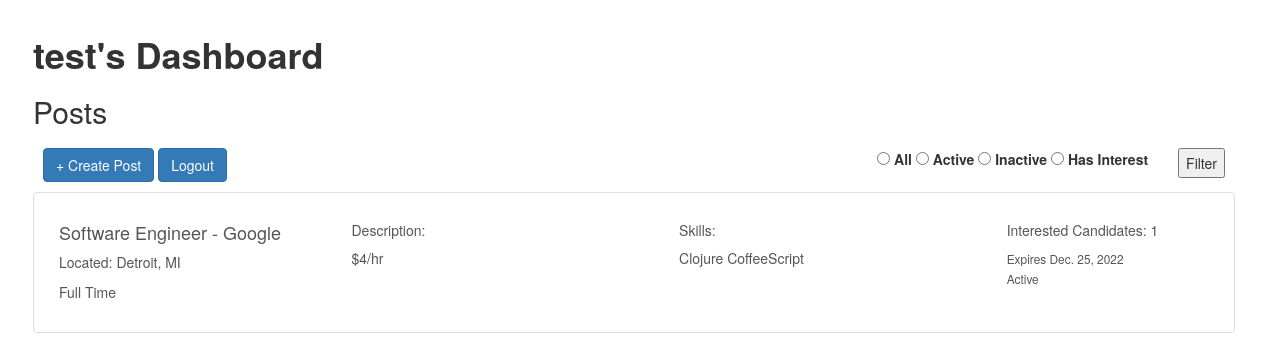
/recruiter/homepage/ (signed in), run on an earlier commit of the app's database.
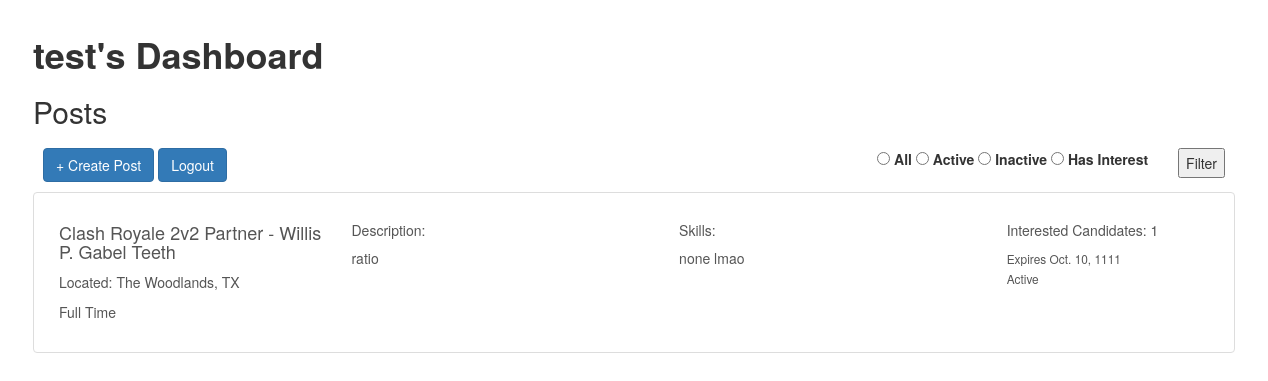
And on a later commit of the database.
### recruiter/models.py (models this page shows, shortened)
class RecruiterProfile(models.Model):
    user = models.OneToOneField(
        settings.AUTH_USER_MODEL, on_delete=models.DO_NOTHING)
    name = models.CharField('Name', max_length=200)
    zip_code = models.IntegerField('Zip Code')
    company = models.CharField('Company', max_length=200)

class JobPost(models.Model):
    recruiter = models.ForeignKey(RecruiterProfile, on_delete=models.CASCADE)
    pos_title = models.CharField("Position Title", max_length=200)
    type = models.CharField("Type", max_length=200)
    location = models.CharField("Location", max_length=200)
    des_skills = models.TextField("Desired Skills")
    description = models.TextField("Description")
    company = models.CharField("Company", max_length=200)
    exp_date = models.DateField("Expiration Date")
    status = models.CharField("Status", max_length=200)
    interested_candidates = models.PositiveIntegerField(
        "Interested Candidates", default=0)
    interested_ids = models.TextField("Interested IDs", default="")
    def __str__(self):
        return f"{self.pos_title} ({self.type}) - {self.company}"

### recruiter/views.py (the view)
# urls.py: path("homepage/", views.homepage_view, name = 'homepage'),
@login_required(login_url=login_url)
@user_passes_test(recruiter_check, login_url=login_url)
def homepage_view(request):
    try:
        recruiter = RecruiterProfile.objects.get(user=request.user)
        queryset = JobPost.objects.filter(recruiter=recruiter)
        if request.method == 'GET':
            filter = request.GET.get("filter", "")
            if filter == "Active":
                queryset = queryset.filter(status=filter)
            elif filter == "Inactive":
                queryset = queryset.filter(status=filter)
            elif filter == "Interested":
                queryset = queryset.filter(interested_candidates__gte=1)
        queryset = queryset.order_by(Lower('pos_title'))
        print(queryset)
        context = {'recruiter': recruiter,
                   'job_posts': queryset,
                   "filter": forms.ChoiceField(choices=(("Candidate", "Candidate"), ("Recruiter", "Recruiter")))}
        return render(request, 'recruiter/homepage.html', context=context)
    except RecruiterProfile.DoesNotExist:
        return HttpResponseRedirect('/recruiter/profile_creation')

### recruiter/views.py (called while the page is built)
def recruiter_check(user):
    return list(user.groups.all())[0].name == 'Recruiters'

### recruiter/templates/recruiter/homepage.html (shortened to what this page needs)
{% extends "recruiter_base.html" %}
{% block content %}
<div class="div-center-xlarge">
    <h1><b>{{recruiter.name}}'s Dashboard</b></h1>
    <h2>Posts</h2>
    <div style="padding:10px">
            <a class="btn btn-primary" href="/recruiter/post_creation/" role="button">+ Create Post</a>
            <a class="btn btn-primary" href="/register/logout" role="button">Logout</a>
            <form class = "right-align" method="get">
                <span style="padding:10px">
                    <input type="radio" name="filter" value="All" class="form-check-input" id="view-method_0" required="">
                    <label class="form-check-label" for="view-method_0"> All </label>
                    <input type="radio" name="filter" value="Active" class="form-check-input" id="view-method_1" required="">
                    <label class="form-check-label" for="view-method_1"> Active </label>
                    <input type="radio" name="filter" value="Inactive" class="form-check-input" id="view-method_2" required="">
                    <label class="form-check-label" for="view-method_2"> Inactive </label>
                    <input type="radio" name="filter" value="Interested" class="form-check-input" id="view-method_3" required="">
                    <label class="form-check-label" for="view-method_3"> Has Interest </label>
                </span>
                <span style="padding:10px">
                    <button class="right-align" type="submit">Filter</button>
                </span>
            </form>
    </div>
    <div class = "list-group">
        {% for post in job_posts %}
        <div>
            <a href="/recruiter/post/{{ post.id }}/" class="list-group-item list-group-item-action" aria-current="true">
            <div class="container text-left">
                <div class = "row">
                    <div class = "column-left">
                        <div class="d-flex w-100 justify-content-between">
                            <h4 class="mb-1">{{ post.pos_title }} - {{ post.company }}</h4>
                            <p class="mb-1">Located: {{ post.location }}</p>
                            <p class="mb-1">{{ post.type }}</p>
                        </div>
                    </div>
                    <div class = "column-middle">
                        <div class="d-flex w-100 justify-content-between">
                            <h5>Description:</h5>
                            <p class="mb-1">{{post.description}}</p>
                        </div>
                    </div>
                    <div class = "column-middle2">
                        <div class="d-flex w-100 justify-content-between">
                            <h5>Skills:</h5>
                            <p class="mb-1">{{post.des_skills}}</p>
                        </div>
                    </div>
                    <div class = "column-right">
                        <div class="d-flex w-100 justify-content-between">
                            <h5>Interested Candidates: {{post.interested_candidates}}</h5>
                            <small>Expires {{post.exp_date}}</small>
                        </div>
                        <small>{{post.status}}</small>
                    </div>
                </div>
            </div>
            </a>
        </div>
        {% endfor %}
    </div>
</div>
{% endblock %}

### recruiter/templates/recruiter_base.html (shortened to what this page needs)
<!DOCTYPE html>
<html lang="en">
<head>
    <link rel="stylesheet" href="https://cdn.jsdelivr.net/npm/bootstrap@3.4.1/dist/css/bootstrap.min.css">
    {% load static %}
    <link rel="stylesheet" type="text/css" href="{% static 'tindev/style.css' %}">
</head>
<body>
    {% block content %} {% endblock %}
</body>
</html>

### static/tindev/style.css (style rules this page uses)
.div-center-xlarge { width: 1200px; height: 1200px; background-color: #fff; left: 0; right: 0; top: 0; bottom: 0; margin: auto; max-width: 100%; max-height: 100%; overflow: auto; padding: 1em 2em; display: table; }
.column-left { float: left; width: 25%; padding: 10px; }
.column-middle { float: left; width: 28%; padding: 10px; }
.column-middle2 { float: left; width: 28%; padding: 10px; }
.column-right { float: left; width: 19%; padding: 10px; }
.right-align { float:right; height: 30px; }

What changed in the data, as far as the page shows it:
removed JobPost: pos_title "Software Engineer", company "Google", location "Detroit, MI", type "Full Time", description "$4/hr", des_skills "Clojure CoffeeScript", interested_candidates "1", exp_date "Dec. 25, 2022", status "Active"
added JobPost: pos_title "Clash Royale 2v2 Partner", company "Willis P. Gabel Teeth", location "The Woodlands, TX", type "Full Time", description "ratio", des_skills "none lmao", interested_candidates "1", exp_date "Oct. 10, 1111", status "Active"
